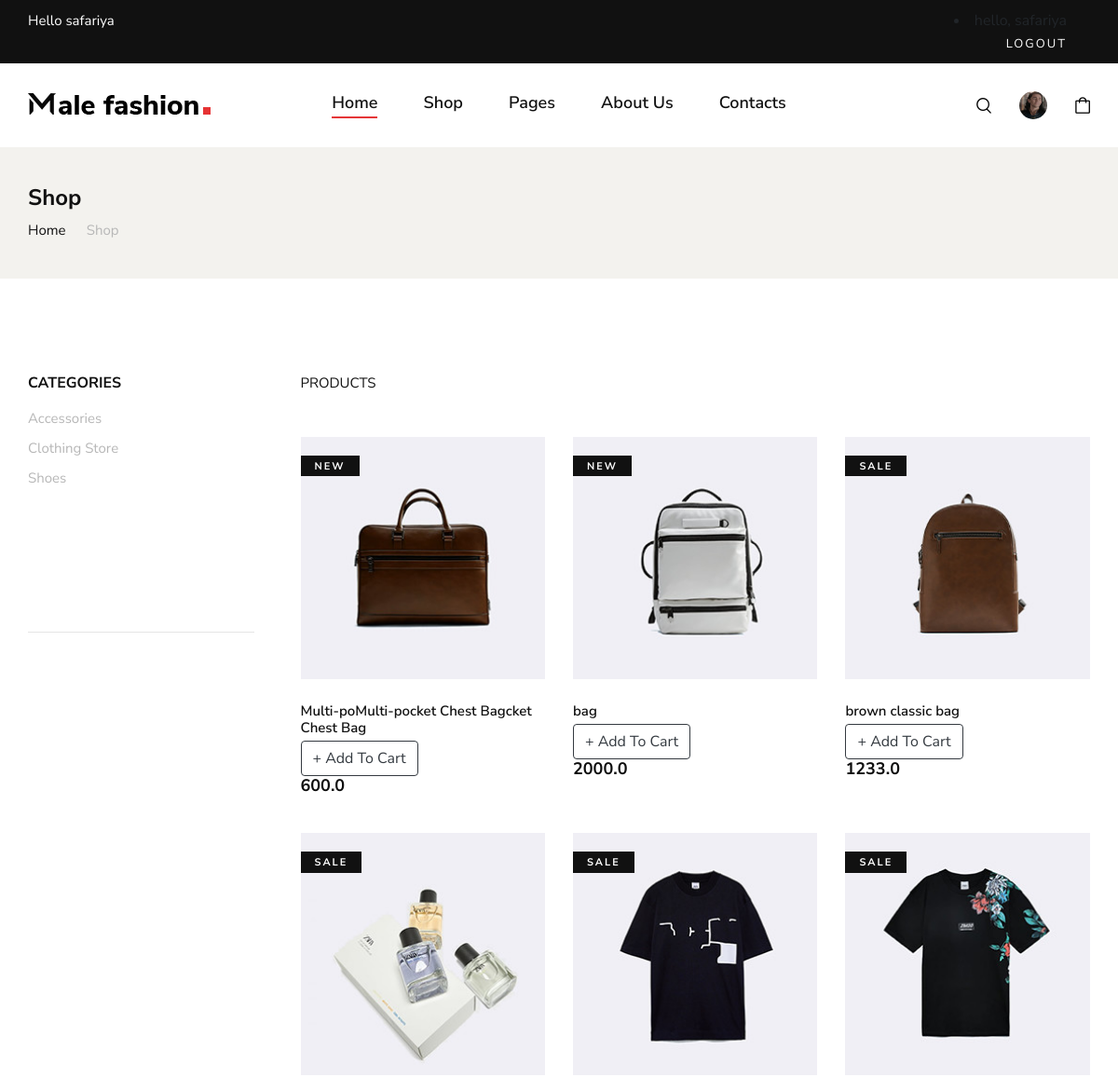
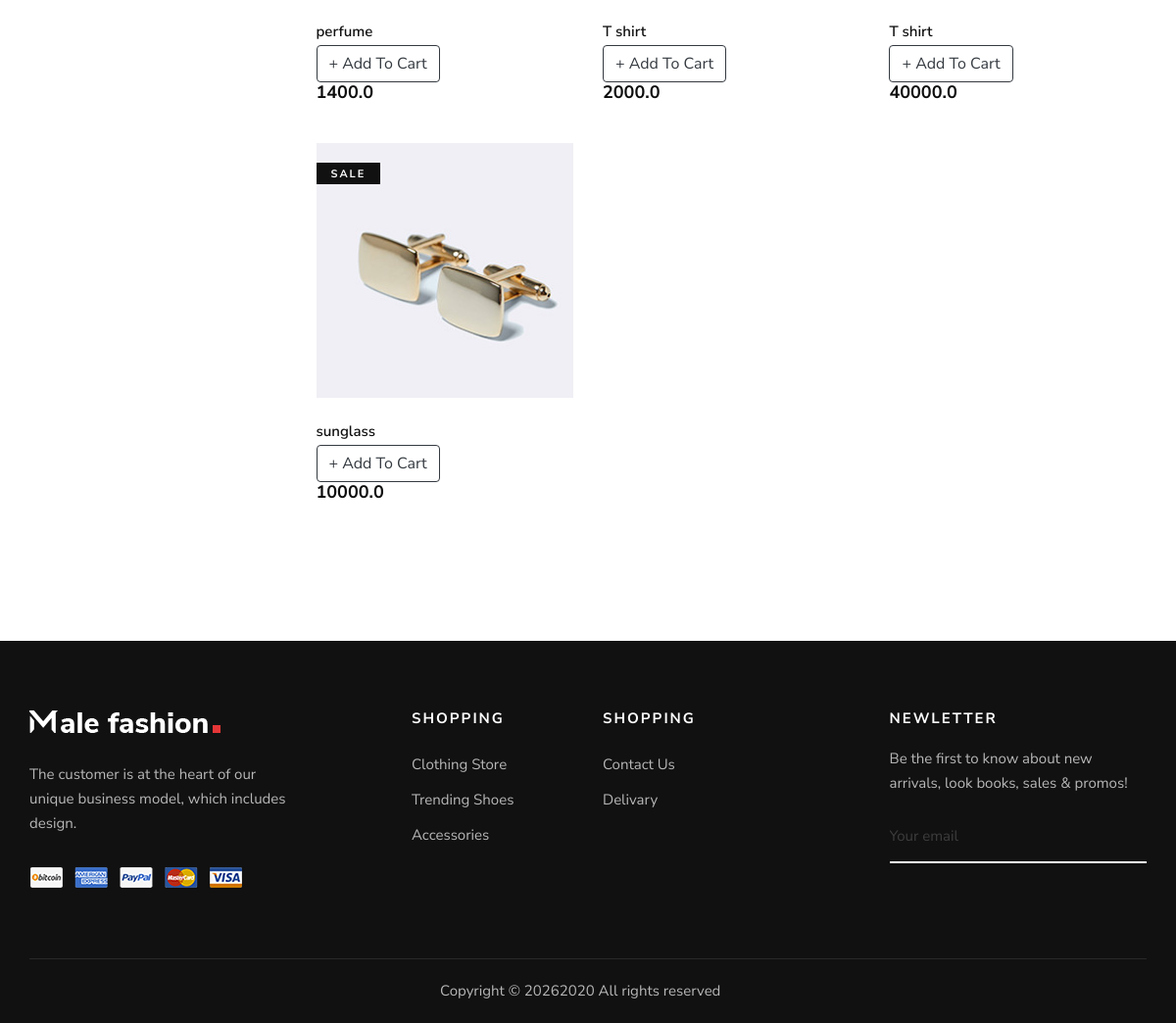
The page /shop.html (signed in) on the database its author committed (2 pictures, top to bottom).
### products/models.py (models this page shows, shortened)
class Customer(models.Model):
    user=models.OneToOneField(User,on_delete=models.CASCADE,null=True,blank=True)
    name=models.CharField(max_length=200,null=True)
    email=models.CharField(max_length=200,null=True)
    profile_img=models.ImageField(default='img/profile/default1.png',upload_to='img/profile/',null=True,blank=True)

class category(models.Model):
    name=models.CharField(max_length=50)
    image=models.ImageField(upload_to='img/banner/')

class category_1(models.Model):
    name=models.CharField(max_length=50)
    image=models.ImageField(upload_to='img/banner/')

class category_2(models.Model):
    name=models.CharField(max_length=50)
    image=models.ImageField(upload_to='img/banner/')

class Product(models.Model):
    STOCK=('SALE','SALE'),('NEW','NEW'),('OUT OF STOCK','OUT OF STOCK')
    unique_id=models.CharField(unique=True,max_length=200,null=True,blank=True)
    image=models.ImageField(upload_to='img/product/')
    name=models.CharField(max_length=200)
    price=models.FloatField()
    digital=models.BooleanField(default=False,null=True,blank=True)
    description=models.CharField(max_length=250)
    stock=models.CharField(choices=STOCK,max_length=20)
    created_date=models.DateTimeField(default=timezone.now)

### products/views.py (the view)
# urls.py: path('shop.html',views.shop,name='shop'),
@login_required(login_url='/login.html')
def shop(request):
    Category=category.objects.all()
    Category_1=category_1.objects.all()
    Category_2=category_2.objects.all()
    product=Product.objects.all()
    Newletter=newletter.objects.all()
    if request.method == 'POST':
        email=request.POST['email']
        form = newletter(email=email)
        form.save()
        messages.info(request,'email sended')
        return redirect('/shop.html')
    if request.user.is_authenticated:
        customer=request.user.customer
        order, created = Order.objects.get_or_create(customer=customer,complete=False)
        items=order.order_items.all()
        cartItem=order.get_cart_items
    else:
        items=[]
        order={'get_cart_total':0,'get_cart_items':0,'shipping':False}
    context={'items':items,'order':order,'Category':Category,'Category_1':Category_1,'Category_2':Category_2,'product':product}
    return render(request,'shop-details.html',context)

### products/models.py (called while the page is built)
    @property
    def get_cart_items(self):
        orderitems=self.order_items.all()
        total=sum([item.quantity for item in orderitems])
        return total

### products/templates/shop-details.html (shortened to what this page needs)
{% load static %}
<!DOCTYPE html>
<html lang="zxx">
<head>
    <link rel="stylesheet" href="{% static 'css/bootstrap.min.css' %}" type="text/css">
    <link rel="stylesheet" href="{% static 'css/font-awesome.min.css' %}" type="text/css">
    <link rel="stylesheet" href="{% static 'css/elegant-icons.css' %}" type="text/css">
    <link rel="stylesheet" href="{% static 'css/magnific-popup.css' %}" type="text/css">
    <link rel="stylesheet" href="{% static 'css/nice-select.css' %}" type="text/css">
    <link rel="stylesheet" href="{% static 'css/owl.carousel.min.css' %}" type="text/css">
    <link rel="stylesheet" href="{% static 'css/slicknav.min.css' %}" type="text/css">
    <link rel="stylesheet" href="{% static 'css/style.css' %}" type="text/css">
</head>
<body>
    <header class="header">
        <div class="header__top">
            <div class="container">
                <div class="row">
                    <div class="col-lg-6 col-md-7">
                        <div class="header__top__left">
                            <p>Hello {{user.username}}</p>
                        </div>
                    </div>
                    <div class="col-lg-6 col-md-5">
                        <div class="header__top__right">
                            <div class="header__top__links">
                                {% if user.is_authenticated %}
                                <li>hello, {{user.username}}</li>
                                <a href="/logout">logout</a>
                                {% else %}
                                <a href="./signin.html">Sign in</a>
                                <a href="./login.html">LOGIN</a>
                                {% endif %}
                            </div>
                        </div>
                    </div>
                </div>
            </div>
        </div>
        <div class="container">
            <div class="row">
                <div class="col-lg-3 col-md-3">
                    <div class="header__logo">
                        <a href=" ./index.html"><img src="{% static  'img/logo.png' %}" alt=""></a>
                    </div>
                </div>
                <div class="col-lg-6 col-md-6">
                    <nav class="header__menu mobile-menu">
                        <ul>
                            <li class="active"><a href="./index.html">Home</a></li>
                            <li><a href="./shop.html">Shop</a></li>
                            <li><a href="#">Pages</a>
                            </li>
                            <li><a href="./about.html ">About Us</a></li>
                            <li><a href="./contact.html">Contacts</a></li>
                        </ul>
                    </nav>
                </div>
                <div class="col-lg-3 col-md-3">
                    <div class="header__nav__option">
                        <a href="#" class="search-switch"><img src="{% static 'img/icon/search.png' %}" alt=""></a>
                        <a href="./profile.html"><img src="{% static user.customer.profile_img.url %}" alt="" style="height: 30px;width: 30px; border-radius: 50px; background-size: cover;"></a>
                        <a href="./shopping-cart.html"><img src="{% static 'img/icon/cart.png' %}" alt=""> </a>
                    </div>
                </div>
            </div>
        </div>
    </header>
    <section class="breadcrumb-option">
        <div class="container">
            <div class="row">
                <div class="col-lg-12">
                    <div class="breadcrumb__text">
                        <h4>Shop</h4>
                        <div class="breadcrumb__links">
                            <a href="./index.html">Home</a>
                            <span>Shop</span>
                        </div>
                    </div>
                </div>
            </div>
        </div>
    </section>
    <section class="shop spad">
        <div class="container">
            <div class="row">
                <div class="col-lg-3">
                    <div class="shop__sidebar">
                        <div class="shop__sidebar__accordion">
                            <div class="accordion" id="accordionExample">
                                <div class="card">
                                    <div class="card-heading">
                                        <a data-toggle="collapse" data-target="#collapseOne">Categories</a>
                                    </div>
                                    <div id="collapseOne" class="collapse show" data-parent="#accordionExample">
                                        <div class="card-body">
                                            <div class="shop__sidebar__categories">
                                                <ul class="nice-scroll">
                                                    {% for Category in Category %}
                                                    <li><a href="">{{ Category.name }}</a></li>
                                                    {% endfor %}
                                                    {% for Category_1 in Category_1 %}
                                                    <li><a href="">{{ Category_1.name }}</a></li>
                                                    {% endfor %}
                                                    {% for Category_2 in Category_2 %}
                                                    <li><a href="">{{ Category_2.name }}</a></li>
                                                    {% endfor %}
                                                </ul>
                                            </div>
                                        </div>
                                    </div>
                                </div>
                                <div class="card">
                                    <div id="collapseFive" class="collapse show" data-parent="#accordionExample">
                                        <div class="card-body">
                                            <div class="shop__sidebar__color">
                                            </div>
                                        </div>
                                    </div>
                                </div>
                            </div>
                        </div>
                    </div>
                </div>
                <div class="col-lg-9">
                    <div class="shop__product__option">
                        <div class="row">
                            <div class="col-lg-6 col-md-6 col-sm-6">
                                <div class="shop__product__option__left">
                                    <p>PRODUCTS</p>
                                </div>
                            </div>
                            <div class="col-lg-6 col-md-6 col-sm-6">
                            </div>
                        </div>
                    </div>
                    <div class="row">
                        {% for product in product %}
                        <div class="col-lg-4 col-md-6 col-sm-6">
                            <div class="product__item sale">
                                <div class="product__item__pic set-bg" data-setbg="{% static product.image.url  %}">
                                    <span class="label">{{product.stock}}</span>
                                </div>
                                <div class="product__item__text">
                                    <h6>{{product.name}}</h6>
                                    <button data-product="{{product.unique_id}}" data-action="add"  class="btn btn-outline-dark add-btn update-cart"> + Add To Cart</button>
                                    <h5>{{product.price}}</h5>
                                </div>
                            </div>
                        </div>
                        {% if forloop.counter|divisibleby:"3" %}
                    </div>
                    <div class="row">
                          <br><br><br><br><br>
                        {% endif %}
                        {% endfor %}
                    </div>
                </div>
            </div>
        </div>
    </section>
    <footer class="footer">
        <div class="container">
            <div class="row">
                <div class="col-lg-3 col-md-6 col-sm-6">
                    <div class="footer__about">
                        <div class="footer__logo">
                            <a href="#"><img src="{% static 'img/footer-logo.png' %}" alt=""></a>
                        </div>
                        <p>The customer is at the heart of our unique business model, which includes design.</p>
                        <a href="#"><img src="{% static 'img/payment.png' %}" alt=""></a>
                    </div>
                </div>
                <div class="col-lg-2 offset-lg-1 col-md-3 col-sm-6">
                    <div class="footer__widget">
                        <h6>Shopping</h6>
                        <ul>
                            <li><a href="./shop.html">Clothing Store</a></li>
                            <li><a href="./shop.html">Trending Shoes</a></li>
                            <li><a href="./shop.html">Accessories</a></li>
                        </ul>
                    </div>
                </div>
                <div class="col-lg-2 col-md-3 col-sm-6">
                    <div class="footer__widget">
                        <h6>Shopping</h6>
                        <ul>
                            <li><a href="./contact.html">Contact Us</a></li>
                            <li><a href="./checkout_view.html">Delivary</a></li>
                        </ul>
                    </div>
                </div>
                <div class="col-lg-3 offset-lg-1 col-md-6 col-sm-6">
                    <div class="footer__widget">
                        <h6>NewLetter</h6>
                        <div class="footer__newslatter">
                            <p>Be the first to know about new arrivals, look books, sales & promos!</p>
                            <form action="#" method="POST">
                                <input type="email" placeholder="Your email" name="email">
                                <button type="submit"><span class="icon_mail_alt"></span></button>
                            </form>
                        </div>
                    </div>
                </div>
            </div>
            <div class="row">
                <div class="col-lg-12 text-center">
                    <div class="footer__copyright__text">
                        <p>Copyright ©
                            2020
                            All rights reserved <i class="fa fa-heart-o"
                            aria-hidden="true"></i> <a href="https://colorlib.com" target="_blank"></a>
                        </p>
                    </div>
                </div>
            </div>
        </div>
    </footer>
</body>
</html>

### rows shown on the page
category: name "Accessories"
category_1: name "Clothing Store"
category_2: name "Shoes"
Product: stock "NEW", name "Multi-poMulti-pocket Chest Bagcket Chest Bag", price "600.0"
Product: stock "NEW", name "bag", price "2000.0"
Product: stock "SALE", name "brown classic bag", price "1233.0"
Product: stock "SALE", name "perfume", price "1400.0"
Product: stock "SALE", name "T shirt", price "2000.0"
Product: stock "SALE", name "T shirt", price "40000.0"
Product: stock "SALE", name "sunglass", price "10000.0"

### other values the page prints
{{ user.username }} "safariya"
